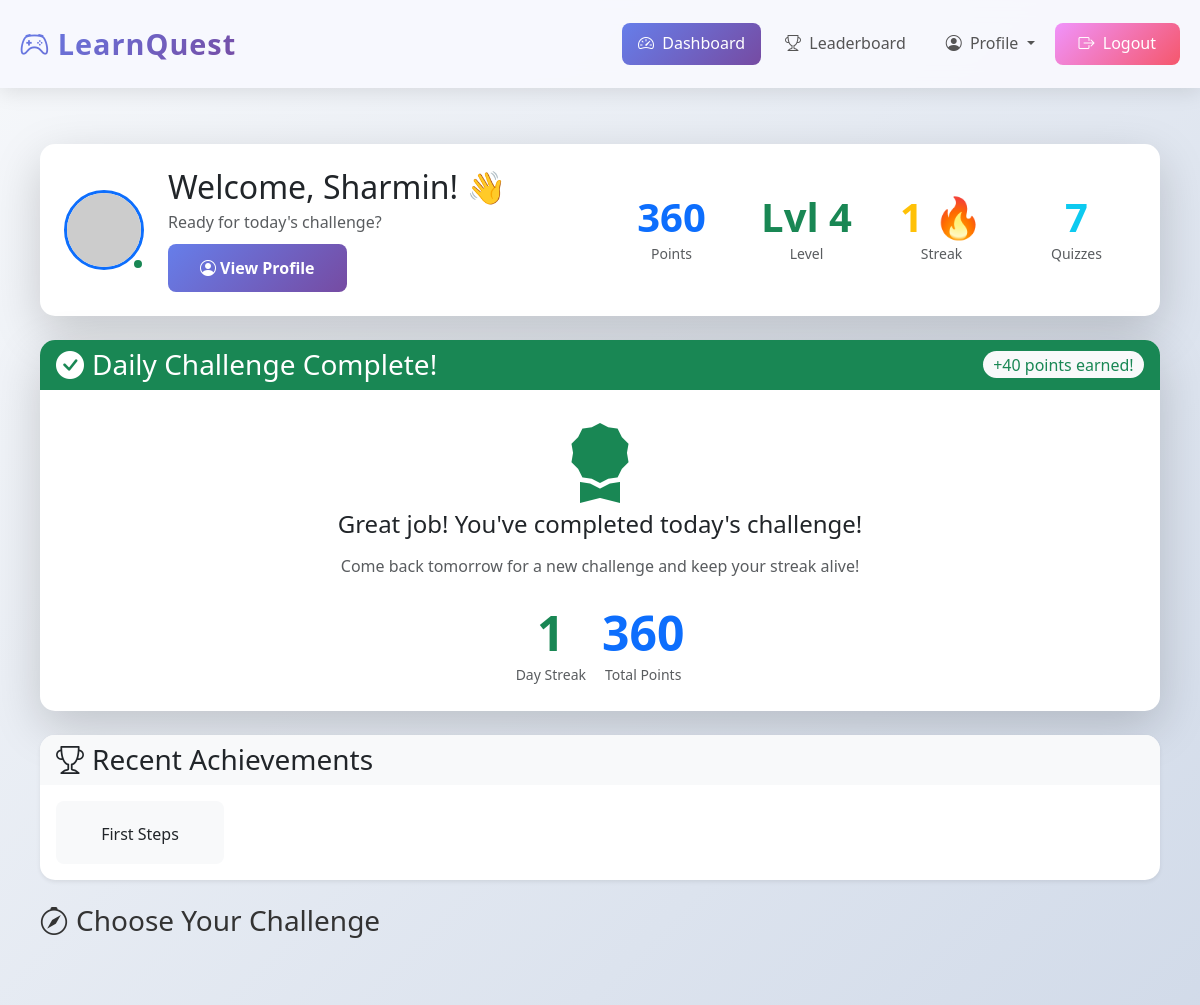
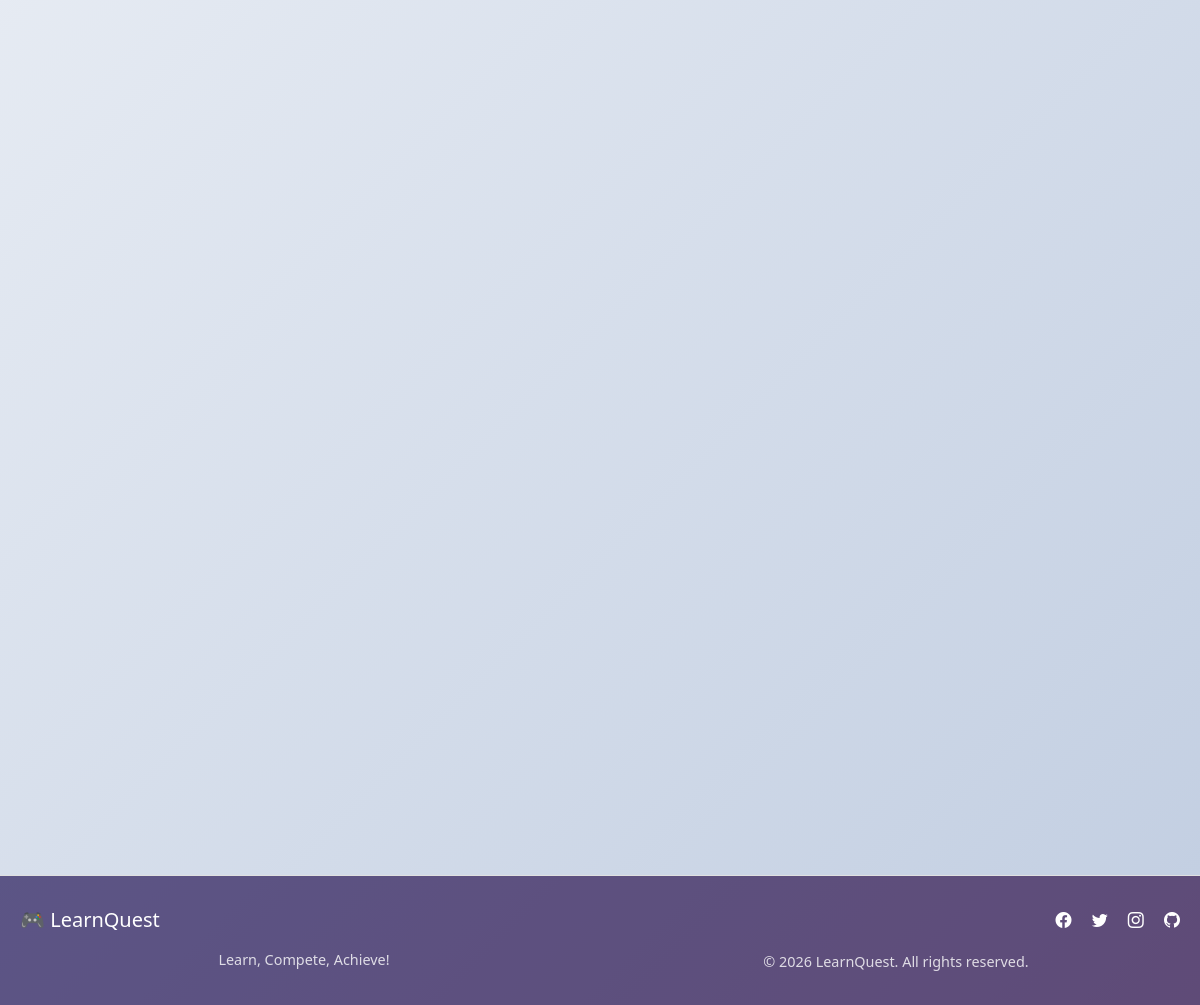
The app's page /dashboard (signed in) with its own data (2 pictures, top to bottom).
### tables this page shows
CREATE TABLE users (
        id INTEGER PRIMARY KEY AUTOINCREMENT,
        username TEXT UNIQUE NOT NULL,
        password TEXT NOT NULL,
        points INTEGER DEFAULT 0,
        level INTEGER DEFAULT 1,
        badges TEXT DEFAULT '',
        streak INTEGER DEFAULT 0,
        last_quiz_date TEXT,
        total_quizzes INTEGER DEFAULT 0,
        best_streak INTEGER DEFAULT 0,
        avatar TEXT DEFAULT '🎓',
        created_at TIMESTAMP DEFAULT CURRENT_TIMESTAMP
    );

CREATE TABLE daily_challenges (
        id INTEGER PRIMARY KEY AUTOINCREMENT,
        date TEXT UNIQUE,
        subject TEXT,
        difficulty TEXT,
        bonus_points INTEGER
    );

CREATE TABLE achievements (
        id INTEGER PRIMARY KEY AUTOINCREMENT,
        user_id INTEGER,
        achievement_name TEXT,
        achievement_icon TEXT,
        earned_at TIMESTAMP DEFAULT CURRENT_TIMESTAMP,
        FOREIGN KEY (user_id) REFERENCES users(id)
    );

### app.py (the view)
@app.route('/dashboard')
def dashboard():
    if 'user_id' not in session:
        return redirect(url_for('login'))
    conn = get_db()
    user = conn.execute('SELECT * FROM users WHERE id = ?', (session['user_id'],)).fetchone()
    recent_quizzes = conn.execute('SELECT * FROM quizzes WHERE user_id = ? ORDER BY completed_at DESC LIMIT 5',
                                 (session['user_id'],)).fetchall()
    achievements = conn.execute('SELECT * FROM achievements WHERE user_id = ? ORDER BY earned_at DESC LIMIT 6',
                               (session['user_id'],)).fetchall()
    conn.close()
    daily_challenge = get_daily_challenge()
    conn = get_db()
    completed_today = conn.execute('''SELECT COUNT(*) as count FROM challenge_completions cc
                                     JOIN daily_challenges dc ON cc.challenge_id = dc.id
                                     WHERE cc.user_id = ? AND dc.date = ?''',
                                  (session['user_id'], datetime.now().date().isoformat())).fetchone()
    conn.close()
    challenge_completed = completed_today['count'] > 0
    return render_template('dashboard.html', user=user, recent_quizzes=recent_quizzes,
                         achievements=achievements, daily_challenge=daily_challenge,
                         challenge_completed=challenge_completed)

### app.py (called while the page is built, shortened)
def get_db():
    conn = sqlite3.connect('quiz_platform.db')
    conn.row_factory = sqlite3.Row
    return conn

def get_daily_challenge():
    conn = get_db()
    today = datetime.now().date().isoformat()
    challenge = conn.execute('SELECT * FROM daily_challenges WHERE date = ?', (today,)).fetchone()
    conn.close()
    return challenge

### templates/dashboard.html (shortened to what this page needs)
{% extends "base.html" %}
{% block content %}
<div class="container py-4">
    <div class="row mb-4">
        <div class="col-12">
            <div class="card border-0 shadow-lg animate-fade-in-up">
                <div class="card-body p-4">
                    <div class="row align-items-center">
                        <div class="col-md-6 mb-4 mb-md-0">
                            <div class="d-flex align-items-center">
                                <div class="position-relative me-4">
                                    {% if user.avatar %}
                                        <img src="{{ url_for('static', filename='avatars/' + user.avatar) }}"
                                             alt="{{ session.username }}'s avatar"
                                             class="rounded-circle border border-3 border-primary"
                                             style="width: 80px; height: 80px; object-fit: cover;"
                                             onerror="this.src='https://ui-avatars.com/api/?name={{ session.username }}&background=667eea&color=fff&size=80'">
                                    {% else %}
                                        <div class="bg-primary text-white rounded-circle d-flex align-items-center justify-content-center"
                                             style="width: 80px; height: 80px; font-size: 2rem;">
                                            {{ session.username[0]|upper }}
                                        </div>
                                    {% endif %}
                                    <span class="position-absolute bottom-0 end-0 bg-success border border-2 border-white rounded-circle p-1"></span>
                                </div>
                                <div>
                                    <h1 class="h2 mb-1">Welcome, {{ session.username }}! 👋</h1>
                                    <p class="text-muted mb-2">Ready for today's challenge?</p>
                                    <a href="{{ url_for('profile') }}" class="btn btn-outline-primary btn-sm">
                                        <i class="bi bi-person-circle me-1"></i>View Profile
                                    </a>
                                </div>
                            </div>
                        </div>
                        <div class="col-md-6">
                            <div class="row g-3">
                                <div class="col-6 col-sm-3">
                                    <div class="text-center">
                                        <div class="display-6 fw-bold text-primary">{{ user.points }}</div>
                                        <small class="text-muted">Points</small>
                                    </div>
                                </div>
                                <div class="col-6 col-sm-3">
                                    <div class="text-center">
                                        <div class="display-6 fw-bold text-success">Lvl {{ user.level }}</div>
                                        <small class="text-muted">Level</small>
                                    </div>
                                </div>
                                <div class="col-6 col-sm-3">
                                    <div class="text-center">
                                        <div class="display-6 fw-bold text-warning">{{ user.streak }} 🔥</div>
                                        <small class="text-muted">Streak</small>
                                    </div>
                                </div>
                                <div class="col-6 col-sm-3">
                                    <div class="text-center">
                                        <div class="display-6 fw-bold text-info">{{ user.total_quizzes }}</div>
                                        <small class="text-muted">Quizzes</small>
                                    </div>
                                </div>
                            </div>
                        </div>
                    </div>
                </div>
            </div>
        </div>
    </div>
    <div class="row mb-4">
        <div class="col-12">
            {% if not challenge_completed %}
            <div class="card border-0 shadow-lg animate-fade-in-up">
                <div class="card-header bg-gradient-primary text-white d-flex justify-content-between align-items-center">
                    <h3 class="mb-0"><i class="bi bi-star-fill me-2"></i>Daily Challenge</h3>
                    <span class="badge bg-warning text-dark fs-6">+{{ daily_challenge.bonus_points }} bonus points!</span>
                </div>
                <div class="card-body">
                    <div class="row align-items-center">
                        <div class="col-md-8">
                            <h4 class="card-title mb-2">{{ daily_challenge.subject }} Quiz</h4>
                            <p class="card-text mb-3">
                                Complete today's {{ daily_challenge.difficulty|capitalize }} difficulty quiz to earn extra points!
                                Test your knowledge in {{ daily_challenge.subject }} and climb the leaderboard.
                            </p>
                            <div class="d-flex gap-2 mb-3">
                                <span class="badge bg-info">{{ daily_challenge.difficulty|capitalize }}</span>
                                <span class="badge bg-secondary">{{ daily_challenge.questions }} questions</span>
                                <span class="badge bg-success">{{ daily_challenge.time_limit }} min time</span>
                            </div>
                        </div>
                        <div class="col-md-4 text-center text-md-end">
                            <a href="{{ url_for('quiz', subject=daily_challenge.subject, difficulty=daily_challenge.difficulty) }}?daily=true"
                               class="btn btn-warning btn-lg px-4 py-3 fw-bold">
                                <i class="bi bi-trophy me-2"></i>Accept Challenge
                            </a>
                        </div>
                    </div>
                </div>
            </div>
            {% else %}
            <div class="card border-0 shadow-lg animate-fade-in-up border-success">
                <div class="card-header bg-success text-white d-flex justify-content-between align-items-center">
                    <h3 class="mb-0"><i class="bi bi-check-circle-fill me-2"></i>Daily Challenge Complete!</h3>
                    <span class="badge bg-light text-success fs-6">+{{ daily_challenge.bonus_points }} points earned!</span>
                </div>
                <div class="card-body text-center py-4">
                    <i class="bi bi-award-fill display-1 text-success mb-3"></i>
                    <h4 class="card-title mb-3">Great job! You've completed today's challenge!</h4>
                    <p class="card-text text-muted mb-4">
                        Come back tomorrow for a new challenge and keep your streak alive!
                    </p>
                    <div class="d-flex justify-content-center gap-3">
                        <div class="text-center">
                            <div class="display-5 fw-bold text-success">{{ user.streak }}</div>
                            <small class="text-muted">Day Streak</small>
                        </div>
                        <div class="text-center">
                            <div class="display-5 fw-bold text-primary">{{ user.points }}</div>
                            <small class="text-muted">Total Points</small>
                        </div>
                    </div>
                </div>
            </div>
            {% endif %}
        </div>
    </div>
    {% if achievements %}
    <div class="row mb-4">
        <div class="col-12">
            <div class="card border-0 shadow-sm animate-fade-in-up">
                <div class="card-header bg-light">
                    <h3 class="mb-0"><i class="bi bi-trophy me-2"></i>Recent Achievements</h3>
                </div>
                <div class="card-body">
                    <div class="row row-cols-2 row-cols-md-4 row-cols-lg-6 g-3">
                        {% for ach in achievements %}
                        <div class="col">
                            <div class="text-center p-3 bg-light rounded-3 hover-shadow">
                                <h6 class="mb-1">{{ ach.achievement_name }}</h6>
                            </div>
                        </div>
                        {% endfor %}
                    </div>
                </div>
            </div>
        </div>
    </div>
    {% endif %}
    <div class="row mb-4">
        <div class="col-12">
            <div class="d-flex justify-content-between align-items-center mb-3">
                <h2 class="h3 mb-0"><i class="bi bi-compass me-2"></i>Choose Your Challenge</h2>
            </div>
        </div>
    </div>
    <div class="row g-4 mb-5">
        <div class="col-md-6 col-lg-4">
        </div>
        <div class="col-md-6 col-lg-4">
        </div>
        <div class="col-md-6 col-lg-4">
        </div>
    </div>
    {% if recent_quizzes %}
    <div class="row">
        <div class="col-12">
        </div>
    </div>
    {% endif %}
</div>
{% endblock %}

### static/style.css (style rules this page uses)
* { margin: 0; padding: 0; box-sizing: border-box; }
body { font-family: 'Segoe UI', Tahoma, Geneva, Verdana, sans-serif; line-height: 1.6; color: #333; background: linear-gradient(135deg, #667eea 0%, #764ba2 100%); min-height: 100vh; }
.container { max-width: 1200px; margin: 0 auto; padding: 0 20px; }
.btn { display: inline-block; padding: 0.75rem 2rem; background: linear-gradient(135deg, #667eea 0%, #764ba2 100%); color: white; border: none; border-radius: 8px; font-size: 1rem; font-weight: 600; cursor: pointer; transition: all 0.3s ease; text-decoration: none; text-align: center; }
.badge { display: inline-block; padding: 0.25rem 0.75rem; border-radius: 20px; font-size: 0.8rem; font-weight: 600; margin-left: 0.5rem; }

### templates/base.html (style rules this page uses)
:root { --primary-gradient: linear-gradient(135deg, #667eea 0%, #764ba2 100%); --primary-color: #667eea; --secondary-color: #764ba2; --success-color: #43e97b; --danger-color: #fa709a; --warning-color: #ffd24d; --info-color: #3b4a575f; --dark-color: #4a4c4f82; --light-color: #f8f9fa; }
.animate-fade-in-up { animation: fadeInUp 0.5s ease-out; }

### templates/dashboard.html (style rules this page uses)
.animate-fade-in-up { animation: fadeInUp 0.6s ease-out; }
.card { border-radius: 15px; overflow: hidden; }
.card-header { border-bottom: none; }
.badge { padding: 0.35em 0.65em; font-weight: 500; }

### records on screen
users: username "Sharmin", points "360", level "4", streak "1", total_quizzes "7"
daily_challenges: bonus_points "40"
achievements: achievement_name "First Steps"
